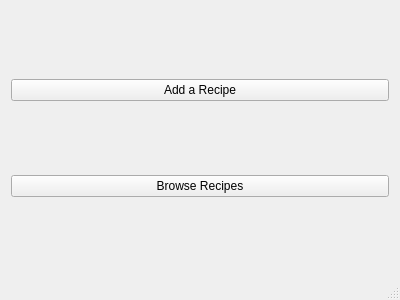
<?xml version="1.0" encoding="UTF-8"?>
<ui version="4.0">
 <class>MainWindow</class>
 <widget class="QMainWindow" name="MainWindow">
  <property name="geometry">
   <rect>
    <x>0</x>
    <y>0</y>
    <width>400</width>
    <height>300</height>
   </rect>
  </property>
  <widget class="QWidget" name="centralwidget">
   <layout class="QVBoxLayout" name="verticalLayout">
    <item>
     <widget class="QPushButton" name="addRecipeButton">
      <property name="text">
       <string>Add a Recipe</string>
      </property>
     </widget>
    </item>
    <item>
     <widget class="QPushButton" name="browseRecipesButton">
      <property name="text">
       <string>Browse Recipes</string>
      </property>
     </widget>
    </item>
   </layout>
  </widget>
  <widget class="QMenuBar" name="menubar">
   <property name="geometry">
    <rect>
     <x>0</x>
     <y>0</y>
     <width>400</width>
     <height>25</height>
    </rect>
   </property>
  </widget>
  <widget class="QStatusBar" name="statusbar"/>
 </widget>
 <layoutdefault spacing="6" margin="11"/>
 <resources/>
 <connections/>
</ui>
